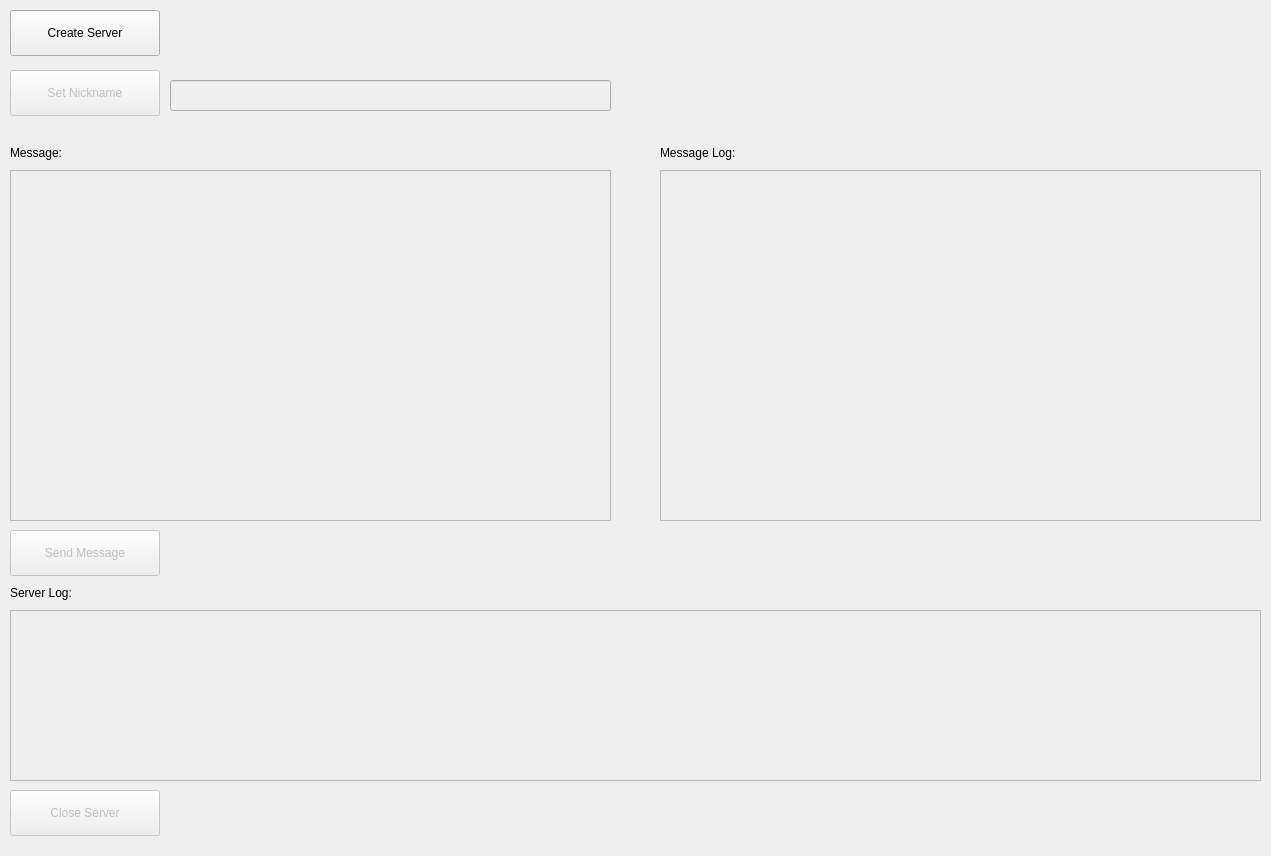
<?xml version="1.0" encoding="UTF-8"?>
<ui version="4.0">
 <class>Form</class>
 <widget class="QWidget" name="Form">
  <property name="geometry">
   <rect>
    <x>0</x>
    <y>0</y>
    <width>1271</width>
    <height>856</height>
   </rect>
  </property>
  <property name="windowTitle">
   <string>Form</string>
  </property>
  <widget class="QLabel" name="msgLBL">
   <property name="geometry">
    <rect>
     <x>10</x>
     <y>140</y>
     <width>191</width>
     <height>25</height>
    </rect>
   </property>
   <property name="text">
    <string>Message:</string>
   </property>
  </widget>
  <widget class="QLabel" name="logLbl">
   <property name="geometry">
    <rect>
     <x>660</x>
     <y>140</y>
     <width>281</width>
     <height>25</height>
    </rect>
   </property>
   <property name="text">
    <string>Message Log:</string>
   </property>
  </widget>
  <widget class="QTextEdit" name="msgTxt">
   <property name="enabled">
    <bool>false</bool>
   </property>
   <property name="geometry">
    <rect>
     <x>10</x>
     <y>170</y>
     <width>601</width>
     <height>351</height>
    </rect>
   </property>
  </widget>
  <widget class="QPushButton" name="createBtn">
   <property name="geometry">
    <rect>
     <x>10</x>
     <y>10</y>
     <width>150</width>
     <height>46</height>
    </rect>
   </property>
   <property name="text">
    <string>Create Server</string>
   </property>
  </widget>
  <widget class="QPushButton" name="sendBtn">
   <property name="enabled">
    <bool>false</bool>
   </property>
   <property name="geometry">
    <rect>
     <x>10</x>
     <y>530</y>
     <width>150</width>
     <height>46</height>
    </rect>
   </property>
   <property name="text">
    <string>Send Message</string>
   </property>
  </widget>
  <widget class="QTextEdit" name="serverTxt">
   <property name="enabled">
    <bool>false</bool>
   </property>
   <property name="geometry">
    <rect>
     <x>10</x>
     <y>610</y>
     <width>1251</width>
     <height>171</height>
    </rect>
   </property>
   <property name="readOnly">
    <bool>true</bool>
   </property>
  </widget>
  <widget class="QLabel" name="serverLbl">
   <property name="geometry">
    <rect>
     <x>10</x>
     <y>580</y>
     <width>261</width>
     <height>25</height>
    </rect>
   </property>
   <property name="text">
    <string>Server Log:</string>
   </property>
  </widget>
  <widget class="QPushButton" name="closeBtn">
   <property name="enabled">
    <bool>false</bool>
   </property>
   <property name="geometry">
    <rect>
     <x>10</x>
     <y>790</y>
     <width>150</width>
     <height>46</height>
    </rect>
   </property>
   <property name="text">
    <string>Close Server</string>
   </property>
  </widget>
  <widget class="QLineEdit" name="nicknameTxt">
   <property name="enabled">
    <bool>false</bool>
   </property>
   <property name="geometry">
    <rect>
     <x>170</x>
     <y>80</y>
     <width>441</width>
     <height>31</height>
    </rect>
   </property>
  </widget>
  <widget class="QPushButton" name="nicknameBtn">
   <property name="enabled">
    <bool>false</bool>
   </property>
   <property name="geometry">
    <rect>
     <x>10</x>
     <y>70</y>
     <width>150</width>
     <height>46</height>
    </rect>
   </property>
   <property name="text">
    <string>Set Nickname</string>
   </property>
  </widget>
  <widget class="QTextEdit" name="logTxt">
   <property name="enabled">
    <bool>false</bool>
   </property>
   <property name="geometry">
    <rect>
     <x>660</x>
     <y>170</y>
     <width>601</width>
     <height>351</height>
    </rect>
   </property>
   <property name="readOnly">
    <bool>true</bool>
   </property>
  </widget>
 </widget>
 <resources/>
 <connections/>
</ui>
